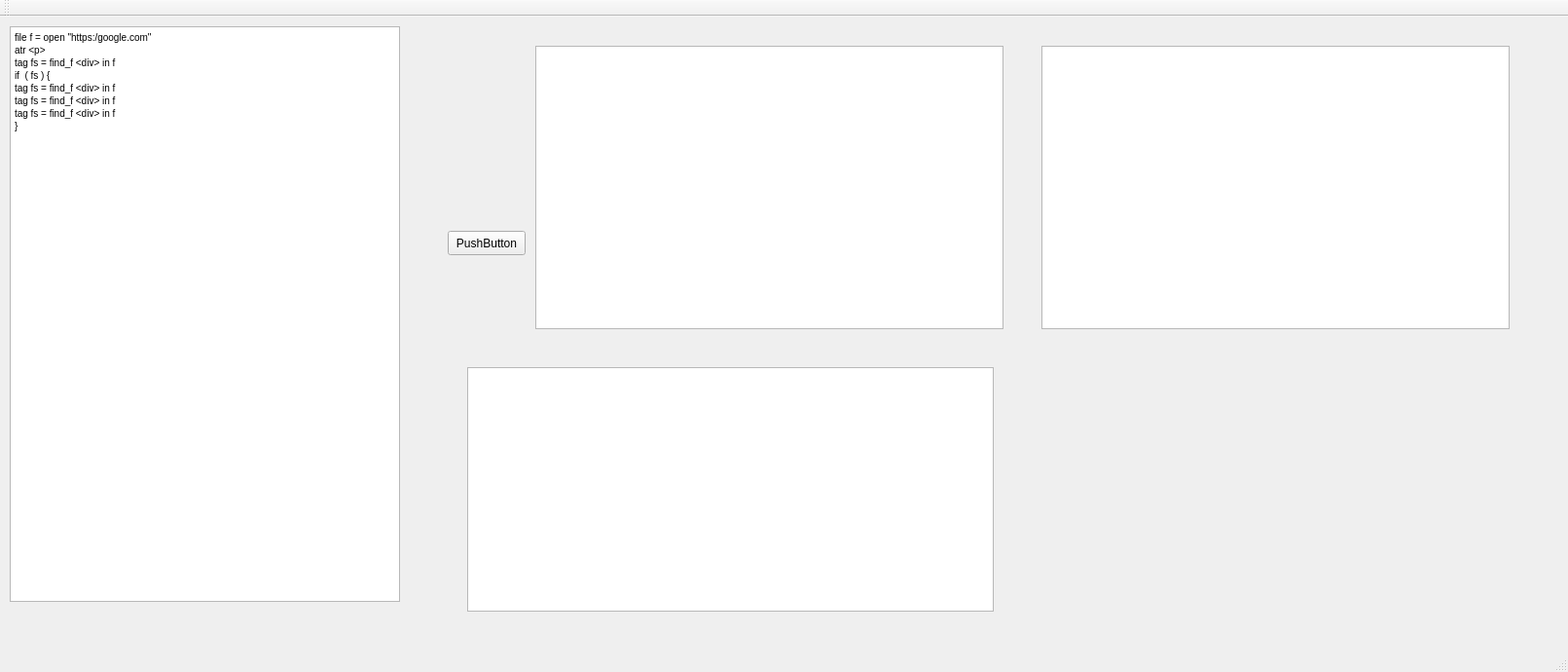
<?xml version="1.0" encoding="UTF-8"?>
<ui version="4.0">
 <class>MainWindow</class>
 <widget class="QMainWindow" name="MainWindow">
  <property name="geometry">
   <rect>
    <x>0</x>
    <y>0</y>
    <width>1611</width>
    <height>690</height>
   </rect>
  </property>
  <property name="windowTitle">
   <string>MainWindow</string>
  </property>
  <widget class="QWidget" name="centralWidget">
   <widget class="QPushButton" name="pushButton">
    <property name="geometry">
     <rect>
      <x>460</x>
      <y>220</y>
      <width>80</width>
      <height>25</height>
     </rect>
    </property>
    <property name="text">
     <string>PushButton</string>
    </property>
   </widget>
   <widget class="QTextEdit" name="textEdit">
    <property name="geometry">
     <rect>
      <x>10</x>
      <y>10</y>
      <width>401</width>
      <height>591</height>
     </rect>
    </property>
    <property name="html">
     <string>&lt;!DOCTYPE HTML PUBLIC &quot;-//W3C//DTD HTML 4.0//EN&quot; &quot;http://www.w3.org/TR/REC-html40/strict.dtd&quot;&gt;
&lt;html&gt;&lt;head&gt;&lt;meta name=&quot;qrichtext&quot; content=&quot;1&quot; /&gt;&lt;style type=&quot;text/css&quot;&gt;
p, li { white-space: pre-wrap; }
&lt;/style&gt;&lt;/head&gt;&lt;body style=&quot; font-family:'MS Shell Dlg 2'; font-size:7.8pt; font-weight:400; font-style:normal;&quot;&gt;
&lt;p style=&quot; margin-top:0px; margin-bottom:0px; margin-left:0px; margin-right:0px; -qt-block-indent:0; text-indent:0px;&quot;&gt;file f = open &amp;quot;https:/google.com&amp;quot;&lt;/p&gt;
&lt;p style=&quot; margin-top:0px; margin-bottom:0px; margin-left:0px; margin-right:0px; -qt-block-indent:0; text-indent:0px;&quot;&gt;atr &amp;lt;p&amp;gt;&lt;/p&gt;
&lt;p style=&quot; margin-top:0px; margin-bottom:0px; margin-left:0px; margin-right:0px; -qt-block-indent:0; text-indent:0px;&quot;&gt;tag fs = find_f &amp;lt;div&amp;gt; in f&lt;/p&gt;
&lt;p style=&quot; margin-top:0px; margin-bottom:0px; margin-left:0px; margin-right:0px; -qt-block-indent:0; text-indent:0px;&quot;&gt;if  ( fs ) {&lt;/p&gt;
&lt;p style=&quot; margin-top:0px; margin-bottom:0px; margin-left:0px; margin-right:0px; -qt-block-indent:0; text-indent:0px;&quot;&gt;tag fs = find_f &amp;lt;div&amp;gt; in f&lt;/p&gt;
&lt;p style=&quot; margin-top:0px; margin-bottom:0px; margin-left:0px; margin-right:0px; -qt-block-indent:0; text-indent:0px;&quot;&gt;tag fs = find_f &amp;lt;div&amp;gt; in f&lt;/p&gt;
&lt;p style=&quot; margin-top:0px; margin-bottom:0px; margin-left:0px; margin-right:0px; -qt-block-indent:0; text-indent:0px;&quot;&gt;tag fs = find_f &amp;lt;div&amp;gt; in f&lt;/p&gt;
&lt;p style=&quot; margin-top:0px; margin-bottom:0px; margin-left:0px; margin-right:0px; -qt-block-indent:0; text-indent:0px;&quot;&gt;}&lt;/p&gt;&lt;/body&gt;&lt;/html&gt;</string>
    </property>
   </widget>
   <widget class="QTreeView" name="treeView">
    <property name="geometry">
     <rect>
      <x>550</x>
      <y>30</y>
      <width>481</width>
      <height>291</height>
     </rect>
    </property>
    <property name="alternatingRowColors">
     <bool>true</bool>
    </property>
    <property name="animated">
     <bool>true</bool>
    </property>
    <attribute name="headerVisible">
     <bool>false</bool>
    </attribute>
    <attribute name="headerMinimumSectionSize">
     <number>100</number>
    </attribute>
   </widget>
   <widget class="QTextEdit" name="textEdit_2">
    <property name="geometry">
     <rect>
      <x>480</x>
      <y>360</y>
      <width>541</width>
      <height>251</height>
     </rect>
    </property>
    <property name="html">
     <string>&lt;!DOCTYPE HTML PUBLIC &quot;-//W3C//DTD HTML 4.0//EN&quot; &quot;http://www.w3.org/TR/REC-html40/strict.dtd&quot;&gt;
&lt;html&gt;&lt;head&gt;&lt;meta name=&quot;qrichtext&quot; content=&quot;1&quot; /&gt;&lt;style type=&quot;text/css&quot;&gt;
p, li { white-space: pre-wrap; }
&lt;/style&gt;&lt;/head&gt;&lt;body style=&quot; font-family:'MS Shell Dlg 2'; font-size:7.8pt; font-weight:400; font-style:normal;&quot;&gt;
&lt;p style=&quot;-qt-paragraph-type:empty; margin-top:0px; margin-bottom:0px; margin-left:0px; margin-right:0px; -qt-block-indent:0; text-indent:0px;&quot;&gt;&lt;br /&gt;&lt;/p&gt;&lt;/body&gt;&lt;/html&gt;</string>
    </property>
   </widget>
   <widget class="QTreeView" name="treeView_2">
    <property name="geometry">
     <rect>
      <x>1070</x>
      <y>30</y>
      <width>481</width>
      <height>291</height>
     </rect>
    </property>
    <property name="alternatingRowColors">
     <bool>true</bool>
    </property>
    <property name="animated">
     <bool>true</bool>
    </property>
    <attribute name="headerVisible">
     <bool>false</bool>
    </attribute>
    <attribute name="headerMinimumSectionSize">
     <number>100</number>
    </attribute>
   </widget>
  </widget>
  <widget class="QMenuBar" name="menuBar">
   <property name="geometry">
    <rect>
     <x>0</x>
     <y>0</y>
     <width>1611</width>
     <height>25</height>
    </rect>
   </property>
  </widget>
  <widget class="QToolBar" name="mainToolBar">
   <attribute name="toolBarArea">
    <enum>TopToolBarArea</enum>
   </attribute>
   <attribute name="toolBarBreak">
    <bool>false</bool>
   </attribute>
  </widget>
  <widget class="QStatusBar" name="statusBar"/>
 </widget>
 <layoutdefault spacing="6" margin="11"/>
 <resources/>
 <connections/>
</ui>
